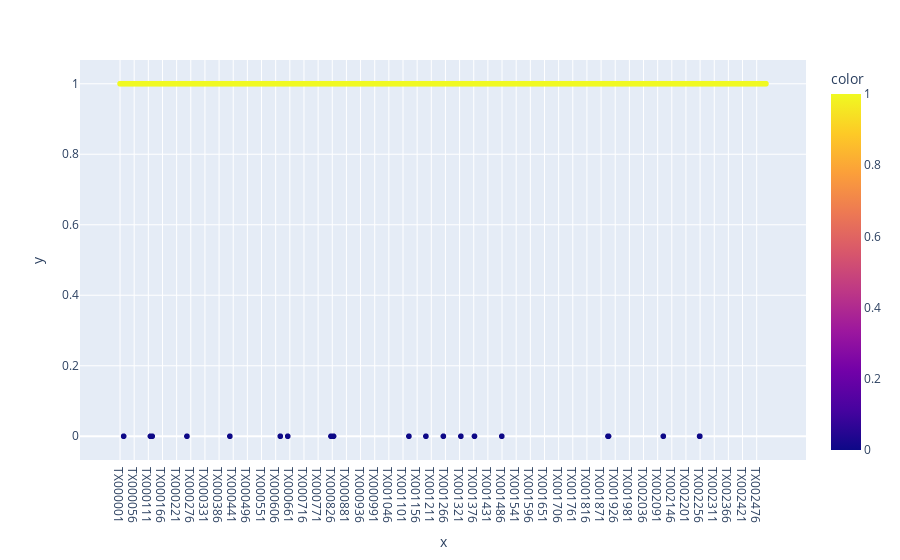

Here is the notebook cell this chart was saved with:
### Code cell
graf2 = px.scatter(x=data['TransactionID'],y=data['Cluster'], color=rotulos)
graf2

### Figure 1 — Plotly figure (JSON) as saved in the notebook; plotly's stock layout.template omitted (floating-point values rounded to 4 significant figures; data arrays with more than 128 entries replaced by an {"elided": "..."} marker saying what was removed)
{"data": [{"hovertemplate": "x=%{x}<br>y=%{y}<br>color=%{marker.color}<extra></extra>", "legendgroup": "", "marker": {"color": {"elided": "2512 int values"}, "coloraxis": "coloraxis", "symbol": "circle"}, "mode": "markers", "name": "", "showlegend": false, "type": "scattergl", "x": {"elided": "2512 str values"}, "xaxis": "x", "y": {"elided": "2512 int values"}, "yaxis": "y"}], "layout": {"coloraxis": {"colorbar": {"title": {"text": "color"}}, "colorscale": [[0, "#0d0887"], [0.1111, "#46039f"], [0.2222, "#7201a8"], [0.3333, "#9c179e"], [0.4444, "#bd3786"], [0.5556, "#d8576b"], [0.6667, "#ed7953"], [0.7778, "#fb9f3a"], [0.8889, "#fdca26"], [1, "#f0f921"]]}, "legend": {"tracegroupgap": 0}, "margin": {"t": 60}, "xaxis": {"anchor": "y", "domain": [0, 1], "title": {"text": "x"}}, "yaxis": {"anchor": "x", "domain": [0, 1], "title": {"text": "y"}}}}
